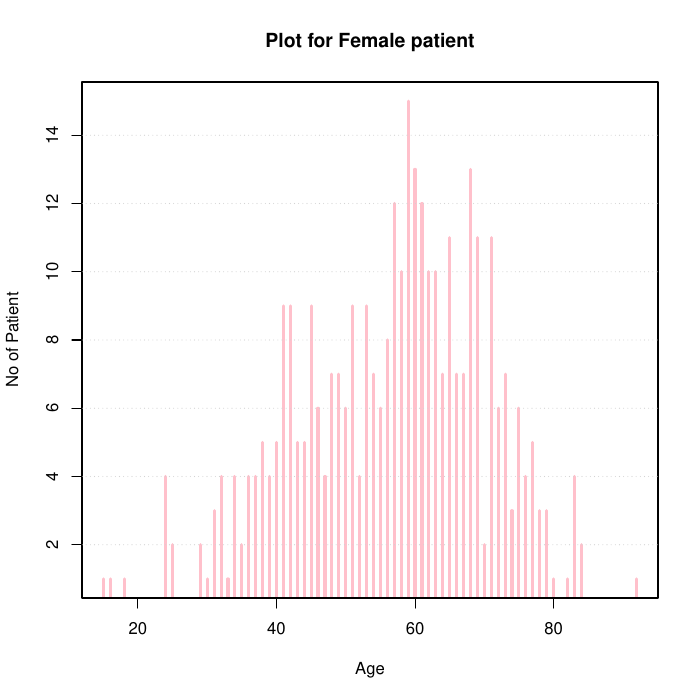

Source code (R):

agesexwisecont<- read.csv(file="agesexwisecont.csv",head=TRUE,sep=",")

agesexwisecont_f <- subset(agesexwisecont,agesexwisecont$SEX=="F",)
agesexwisecont_m <- subset(agesexwisecont,agesexwisecont$SEX=="M",)
agesexwisecont_f
agesexwisecont_m
pdf("agewise.pdf")

plot(agesexwisecont_f$AGE, agesexwisecont_f$CNT, main="Plot for Female patient", 
  	xlab="Age", ylab="No of Patient", pch=19,type='h',col='pink',lwd=3)
grid(nx = agesexwisecont_f$CNT, ny = NULL, col = "black", lty = "dotted",
     lwd = par("lwd"), equilogs = TRUE)
  	
plot(agesexwisecont_m$AGE, agesexwisecont_m$CNT, main="Plot for Male patient", 
  	xlab="Age", ylab="No of Patient", pch=19,type='h',col='blue',lwd=3)
grid(nx = agesexwisecont_f$CNT, ny = NULL, col = "black", lty = "dotted",
     lwd = 1, equilogs = TRUE)

#max_f_age=max(agesexwisecont_f$AGE)

#qplot(agesexwisecont_f$AGE,geom="histogram",binwidth = 5,main = "Histogram for Female patient",
#      xlab = "Age",ylab="No of Patient",fill=I("pink"),col=I("red"),alpha=I(.2),xlim=c(0,max_f_age))

#max_m_age=max(agesexwisecont_m$AGE)

#qplot(agesexwisecont_m$AGE,geom="histogram",binwidth = 5,main = "Histogram for Male patient", 
#      xlab = "Age",ylab="No of Patient",fill=I("blue"),col=I("red"),alpha=I(.2),xlim=c(0,max_m_age))


dev.off()